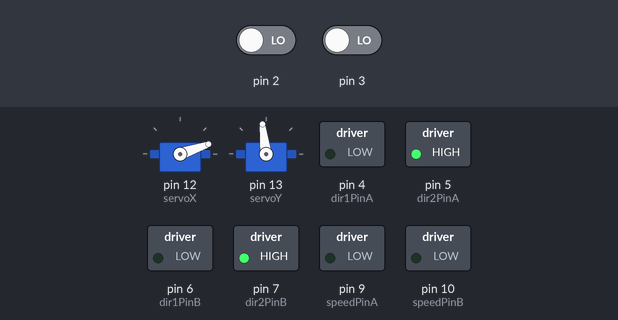
Recording of a sketch running on a simulated Arduino Mega 2560, built with avr-gcc and run on an emulated ATmega2560. On the bench: 2 × servo, switched loads named in the sketch (green lamp = pin HIGH). The test bench sets the inputs (shaded band); at power-on: pin 2 LOW, pin 3 LOW. What the sketch prints to the serial monitor is not drawn.

Above: at 27.8 s.
27.9 s: pin 2 driven HIGH
At 43.3 s:
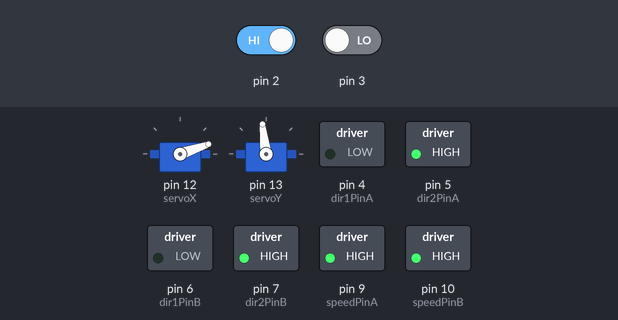
44.5 s: pin 2 driven LOW
60.7 s: pin 3 driven HIGH
At 75.71 s:
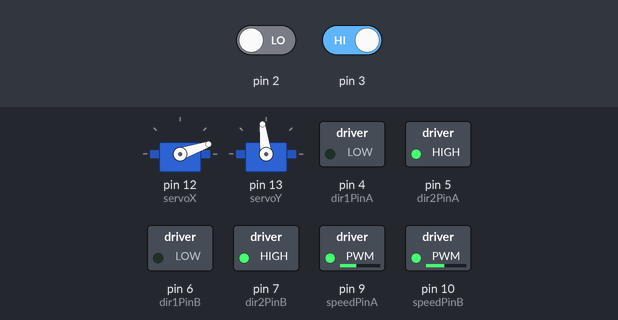
Timing chart, 0 to 77.3 s (numbered marks = the images above; inputs shaded):
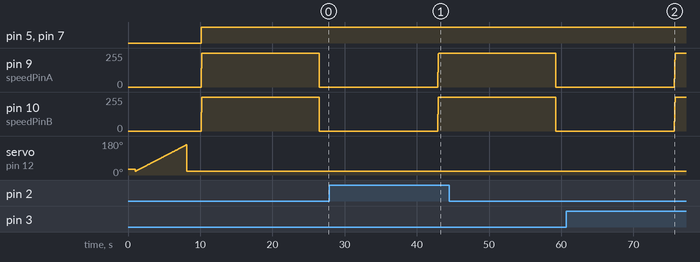

The sketch:

assemblage_1.ino
```cpp
#include <SimpleTimer.h>

// parti lidar
#include <Servo.h>
///branchements  :
/*servomoteur bleu horizontale : 12
 * servomoteur bleu verticale : 13
 * + fils + des servomoteurs branchés à la tension des piles (4*1.5v)
 * lidar :  fil blanc =>rx1 18
 *          fil vert =>tx1 19
 *          fil violet et noir du => non branchés
 * capa aux bornes de lalime des piles (4*1.5 v)
 *
*/
unsigned int distance;
int angle = 20;
boolean montee = true;

boolean change=false;

Servo servoX;
Servo servoY;

SimpleTimer timer;    // Timer pour échantillonnage


// parti robot

//###########################
//##asservissement vitesse###
 unsigned int tick_codeuse_vit_A = 0;  // Compteur de tick de la codeuse
unsigned int tick_codeuse_vit_B = 0;
 int vitMoteur_A = 0;   // Commande du moteur
 int vitMoteur_B = 0;
const int frequence_echantillonnage = 100;  // Fréquence d'exécution de l'asservissement
const int rapport_reducteur = 80;          // Rapport entre le nombre de tours de l'arbre moteur et de la roue
const int tick_par_tour_codeuse = 4;  //64 tick sur deux capteurs hall, ici on a pris un seul capteur


//consigne en tour/s
float consigne_moteur_A = 0.5; //  Consigne nombre de tours de roue par seconde
float consigne_moteur_B = 0.5;

// init calculs asservissement PID
 float erreur_precedente_A = consigne_moteur_A; // (en tour/s)
 float erreur_precedente_B = consigne_moteur_B;
float somme_erreur_A = 0;
float somme_erreur_B = 0;

//Definition des constantes du correcteur PID
float kp =120;// 150          // Coefficient proportionnel    choisis par tatonnement sur le moniteur. Ce sont les valeurs qui donnaient les meilleures performances
float ki = 40;// 25      // Coefficient intégrateur
float kd = 45;// 45           // Coefficient dérivateur

int etape = 1;

boolean fin_A=false;
boolean fin_B=false;
boolean ok=true;


//###########################


// Motor 1
int dir1PinA = 4;
int dir2PinA = 5;
int speedPinA = 9; // Needs to be a PWM pin to be able to control motor speed

// Motor 2
int dir1PinB = 6;
int dir2PinB = 7;
int speedPinB = 10; // Needs to be a PWM pin to be able to control motor speed

//Déclaration des variables permettant la commandes des moteurs A et B
int inByte_A = 0;
int inByte_B = 0;

// variables de comptage des roues codeuses
 unsigned int tick_codeuse_A = 0;
 unsigned int tick_codeuse_B = 0;

int avancer_cm=0; // variable du nombre de centimètre à avancer
int avancer_tick=0; // variable du nombre de "tick" à effectuer

int speed_B;
 int speed_A;

float entraxe_roue=19.1; //entraxe de nos roues :18.9cm
float perim=entraxe_roue*3.14159; //perimetre du cercle parcourue par les roues lors d'un tour du robot dur lui même
float diametre_roue= 6.5 ;//diametre de nos roue : 6.5cm


void setup() {  // Setup runs once per reset

    // setup lidar

    Serial1.begin(115200);
    Serial.begin(115200);
    Serial2.begin(115200);

    servoX.attach(12);
    servoY.attach(13);

    servoX.write(30);
    servoY.write(97);
    delay(1000);


  // setup robot
  // initialize serial communication @ 9600 baud:

  //Define L298N Dual H-Bridge Motor Controller Pins

  pinMode(dir1PinA,OUTPUT);
  pinMode(dir2PinA,OUTPUT);
  pinMode(speedPinA,OUTPUT);
  pinMode(dir1PinB,OUTPUT);
  pinMode(dir2PinB,OUTPUT);
  pinMode(speedPinB,OUTPUT);

  attachInterrupt(digitalPinToInterrupt(2), compteur_A, CHANGE); // Interruption sur tick de la codeuse (interruption 0 = pin2 arduino mega)
  attachInterrupt(digitalPinToInterrupt(3), compteur_B, CHANGE);


  //Serial.println(perim);

  timer.setInterval(1000/frequence_echantillonnage,asservissement_A);


}

void loop() {
    timer.run();

    if (etape==1 and ok){
      prise();
      delay(2000);
      reinitialise();
      avancer_tick=action(1,35);


    }else if (etape==2 and ok){
      prise();
      delay(2000);
      reinitialise();
      avancer_tick=action(4,180);


      //etape=0;

    }else if ( etape == 3 and ok){

    }else if (etape == 4 and ok){

      }

}

// fonction lidar :
void prise(){
  while (true){


    distance = mesure();
    delay(10); //  quoi sert ce delay ???
    String res = String(distance)+";"+String(angle)+";";
    Serial.println(res);
    Serial2.println(res);

    servoX.write(angle);
    if (change){
      change = false;
      break;
    }
    delay(40);
//    if(montee){
//       if(angle<=160){
//        angle ++;
//       }else{
//          montee = false;
//       }
//    }else{
//      if(angle>=20){
//        angle --;
//       }else{
//          montee = true;
//          break;
//       }
    if (angle<160) {
      angle ++;
    }else {
      angle = 19;
      change =true;
    }
  }
}

unsigned int mesure(){
    unsigned int t2;
    while( Serial1.available()>=9){
      if((0x59 == Serial1.read()) && (0x59 == Serial1.read())){ //Byte1 & Byte2
          unsigned int t1 = Serial1.read(); //Byte3
          t2 = Serial1.read(); //Byte4

          t2 <<= 8;
          t2 += t1;
          //Serial.print(t2);

          Serial1.read(); //Byte5
          Serial1.read(); //Byte6

          for(int i=0; i<3; i++) {
              Serial1.read(); ////Byte7,8,9
          }
      }
    }
  return t2;

}


// fonction robot

void reinitialise(){
   tick_codeuse_vit_A = 0;  // Compteur de tick de la codeuse
   tick_codeuse_vit_B = 0;
   vitMoteur_A = 0;   // Commande du moteur
   vitMoteur_B = 0;
  consigne_moteur_A = 0; //  Consigne nombre de tours de roue par seconde
  consigne_moteur_B = 0;


 erreur_precedente_A = consigne_moteur_A; // (en tour/s)
 erreur_precedente_B = consigne_moteur_B;
  somme_erreur_A = 0;
  somme_erreur_B = 0;
  ok=false;
      fin_B=false;
      fin_A=false;
 timer.restartTimer(0);

  }

void deplacement(){


  /*    Serial.print(tick_codeuse_A);
      Serial.print(" | ");
      Serial.println(tick_codeuse_B);
   */// debogages


    if(tick_codeuse_A<avancer_tick){


      switch (inByte_A) {

      //______________Motor 1______________

      case '1':

      analogWrite(speedPinA, speed_A);//Sets speed variable via PWM
      digitalWrite(dir1PinA, LOW);
      digitalWrite(dir2PinA, HIGH);


      break;

      case '2': // Motor 1 Stop (Freespin)
      analogWrite(speedPinA, 0);
      digitalWrite(dir1PinA, LOW);
      digitalWrite(dir2PinA, HIGH);

      break;

      case '3': // Motor 1 Reverse
      analogWrite(speedPinA, speed_A);
      digitalWrite(dir1PinA, HIGH);
      digitalWrite(dir2PinA, LOW);

      break;

      default:
      // turn all the connections off if an unmapped key is pressed:
      for (int thisPin = 2; thisPin < 11; thisPin++) {
      digitalWrite(thisPin, LOW);

      }
        }
          }
    else {
      analogWrite(speedPinA, 0);
      digitalWrite(dir1PinA, LOW);
      digitalWrite(dir2PinA, HIGH);

     }

     if(tick_codeuse_B<avancer_tick){

      switch (inByte_B) {

      //______________Motor 1______________

      case '4': // Fait avancer les deux moteurs dans les sens de la marche

      analogWrite(speedPinB, speed_B);
      digitalWrite(dir1PinB, LOW);
      digitalWrite(dir2PinB, HIGH);


      break;

      case '6': // Motor 2 Reverse
      analogWrite(speedPinB, speed_B);
      digitalWrite(dir1PinB, HIGH);
      digitalWrite(dir2PinB, LOW);

      break;


      default:
      // turn all the connections off if an unmapped key is pressed:
      for (int thisPin = 2; thisPin < 11; thisPin++) {
      digitalWrite(thisPin, LOW);
      }
        }
          }
    else {

      analogWrite(speedPinB, 0);
      digitalWrite(dir1PinB, LOW);
      digitalWrite(dir2PinB, HIGH);
     }

}

///* Interruption sur tick de la codeuse */
void compteur_A(){
    tick_codeuse_A=tick_codeuse_A+1;  // On incrémente le nombre de tick de la codeuse
    tick_codeuse_vit_A=tick_codeuse_vit_A+1;
    //Serial.println(tick_codeuse);
}
void compteur_B(){
    tick_codeuse_B=tick_codeuse_B+1;// On incrémente le nombre de tick de la codeuse
    tick_codeuse_vit_B=tick_codeuse_vit_B+1;
    //Serial.println(tick_codeuse);
}

int convert(float cm){
  float roue=cm/(diametre_roue*3.14);
  int tick=roue*80*4;
  return tick;
  }

float action(int commande, int dist){
  /* variable commande :
      1 : avancer
      2 : reculer
      3 : tour sens horaire
      4 : tour sens anti-horaire
  */

  // variable dist => distance en cm
  // note : si la commande est un tour , la variable dist est l'angle en degré

  //renvoi le nombre de tick permettant de faire le déplacement

  switch (commande) {

    case 1 :
      //paramétrage du sens de rotation des moteurs
      inByte_A = '1';
      inByte_B = '4';

      //initialisation des compteurs
      tick_codeuse_A = 0;
      tick_codeuse_B = 0;

      consigne_moteur_B = 0.5;
      consigne_moteur_A = 0.5;

      //avancer_tick=convert(dist);

      return convert(dist);
    break;

    case 2 :
      //paramétrage du sens de rotation des moteurs
      inByte_A = '3';
      inByte_B = '6';

      //initialisation des compteurs
      tick_codeuse_A = 0;
      tick_codeuse_B = 0;

      consigne_moteur_B = 0.5;
      consigne_moteur_A = 0.5;

      //avancer_tick=convert(dist);

      return convert(dist);
    break;

    // fonctionne mieux en 4(sensanti-horaire
//    case 3 :
//       // on effectue dans ce cas un tour, la variable dist est donc langle en degrés
//      //paramétrage du sens de rotation des moteurs
//      inByte_A = '3';
//      inByte_B = '4';
//
//      //initialisation des compteurs
//      tick_codeuse_A = 0;
//      tick_codeuse_B = 0;
//
//      consigne_moteur_B = 0.5;
//      consigne_moteur_A = 0.5;


      return convert((dist*perim)/360);
    break;
    case 4 :
      // on effectue dans ce cas un tour, la variable dist est donc langle en degrés
      //paramétrage du sens de rotation des moteurs
      inByte_A = '1';
      inByte_B = '6';

      //initialisation des compteurs
      tick_codeuse_A = 0;
      tick_codeuse_B = 0;

      consigne_moteur_B = 0.5;
      consigne_moteur_A = 0.5;


      return convert((dist*perim)/360);
    break;
    default :
    return 0;

//    case '4'  :
  }


}

/* Interruption pour calcul du P */
void asservissement_A(){
  if(avancer_tick>tick_codeuse_A ){
    if(avancer_tick-tick_codeuse_A<250){
          consigne_moteur_A=0.5;

        }

    // Calcul de l'erreur
    int frequence_codeuse_A = frequence_echantillonnage*tick_codeuse_vit_A; //100*tick_codeuse
     float vit_roue_tour_sec_A = (float)frequence_codeuse_A/(float)tick_par_tour_codeuse/(float)rapport_reducteur;    //(100*tick_codeuse)/32/19
    float erreur_A = consigne_moteur_A - vit_roue_tour_sec_A; // pour le proportionnel
    somme_erreur_A += erreur_A; // pour l'intégrateur
     float delta_erreur_A = erreur_A-erreur_precedente_A;  // pour le dérivateur
    erreur_precedente_A = erreur_A;

    // Réinitialisation du nombre de tick de la codeuse
    tick_codeuse_vit_A=0;

    // P : calcul de la commande
    speed_A = kp*erreur_A + ki*somme_erreur_A + kd*delta_erreur_A;  //somme des tois erreurs

    // Normalisation et contrôle du moteur
    if (speed_A > 255) {
      speed_A = 255;  // sachant que l'on est branché sur un pont en H L293D
    }
    else if (speed_A <0) {
      speed_A = 0;
    }
  }else {
    fin_A=true;
    }
  if(avancer_tick>tick_codeuse_B ){
    if(avancer_tick-tick_codeuse_B<250){
          consigne_moteur_B=0.5;

        }

    // Calcul de l'erreur
    int frequence_codeuse_B = frequence_echantillonnage*tick_codeuse_vit_B; //100*tick_codeuse
     float vit_roue_tour_sec_B = (float)frequence_codeuse_B/(float)tick_par_tour_codeuse/(float)rapport_reducteur;    //(100*tick_codeuse)/32/19
    float erreur_B = consigne_moteur_B - vit_roue_tour_sec_B; // pour le proportionnel
    somme_erreur_B += erreur_B; // pour l'intégrateur
     float delta_erreur_B = erreur_B-erreur_precedente_B;  // pour le dérivateur
    erreur_precedente_B = erreur_B;

    // Réinitialisation du nombre de tick de la codeuse
    tick_codeuse_vit_B=0;

    // P : calcul de la commande
    speed_B = kp*erreur_B + ki*somme_erreur_B + kd*delta_erreur_B;  //somme des tois erreurs

    // Normalisation et contrôle du moteur
    if (speed_B > 255) {
      speed_B = 255;  // sachant que l'on est branché sur un pont en H L293D
    }
    else if (speed_B <0) {
      speed_B = 0;
    }
  }else {
    fin_B=true;
  }
  if(fin_A and fin_B){
     etape=etape+1;
     ok=true;
  }
  //Serial.println(speed_B);
  deplacement();
}
```
